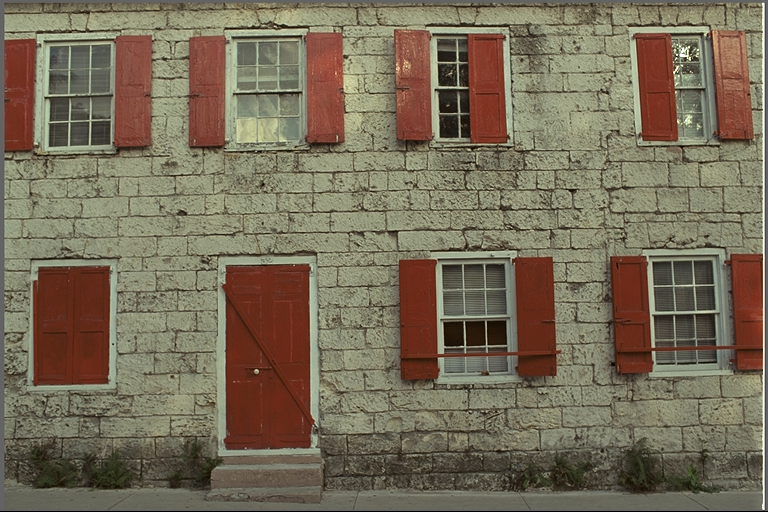
#> input picture experiments/real_photos/kodim01.png, 768 x 512 px, found by its file name
$ python probe_dct.py
#> lines starting #> are read from the running program, lines starting #| are printed output that depends on the picture
"""Reversible integer-DCT front-end probe vs HAPRE-C MOE champion.

Method (numpy + PIL only, CPU, no torch):
 1. RGB -> YCoCg-R reversible integer transform, assert round-trip.
 2. H.264-style 4x4 integer DCT: Cf*block*Cf^T, exact inverse asserted on random blocks.
 3. 16 subbands/channel (48 streams), EXACT order-0 Huffman cost via heapq.
 4. Total + 64B header -> bpp.
 5. Time numpy forward transform.
 6. Compare vs MOE 3.464 avg + per-image baselines.

New file only; does not modify existing files.
"""
import heapq
import time
from collections import Counter
from fractions import Fraction
from pathlib import Path

import numpy as np
from PIL import Image

Cf = np.array(
    [[1, 1, 1, 1],
     [2, 1, -1, -2],
     [1, -1, -1, 1],
     [1, -2, 2, -1]],
    dtype=np.int64,
)
# Row norms^2 of Cf (Cf @ Cf.T == diag(DSCALE))
DSCALE = np.array([4, 10, 4, 10], dtype=np.int64)
DINV = [Fraction(1, 4), Fraction(1, 10), Fraction(1, 4), Fraction(1, 10)]

IMAGES = [
    "/tmp/opencode/autocompress/experiments/real_photos/kodim01.png",
    "/tmp/opencode/autocompress/experiments/real_photos/kodim02.png",
    "/tmp/opencode/autocompress/experiments/real_photos/kodim05.png",
    "/tmp/opencode/autocompress/experiments/real_photos/kodim07.png",
    "/tmp/opencode/autocompress/experiments/real_photos/kodim13.png",
    "/tmp/opencode/autocompress/experiments/real_photos/kodim19.png",
    "/tmp/opencode/autocompress/experiments/real_photos/kodim23.png",
]
MOE_PER_IMAGE = {
    "kodim01.png": 3.56,
    "kodim02.png": 3.23,
    "kodim05.png": 3.84,
    "kodim07.png": 3.01,
    "kodim13.png": 4.17,
    "kodim19.png": 3.41,
    "kodim23.png": 3.03,
}
MOE_AVG = 3.464


def rgb_to_ycocgr(r, g, b):
    """Reversible YCoCg-R. Inputs int32 arrays/scalars. Uses floor div (== arithmetic >>1)."""
    co = r - b
    t = b + (co // 2)
    cg = g - t
    y = t + (cg // 2)
    return y, co, cg


def ycocgr_to_rgb(y, co, cg):
    t = y - (cg // 2)
    g = cg + t
    b = t - (co // 2)
    r = b + co
    return r, g, b


def dct_forward_block(X):
    return Cf @ X @ Cf.T


def dct_inverse_exact(Y):
    """Exact rational inverse: M = D^-1 Y D^-1, X = Cf^T M Cf. Returns int64 4x4."""
    M = np.empty((4, 4), dtype=object)
    for i in range(4):
        for j in range(4):
            M[i, j] = Fraction(int(Y[i, j])) * DINV[i] * DINV[j]
    CfT = Cf.T
    tmp = np.empty((4, 4), dtype=object)
    for i in range(4):
        for j in range(4):
            s = Fraction(0, 1)
            for k in range(4):
                s += Fraction(int(CfT[i, k])) * M[k, j]
            tmp[i, j] = s
    Xrec = np.empty((4, 4), dtype=int)
    for i in range(4):
        for j in range(4):
            s = Fraction(0, 1)
            for k in range(4):
                s += tmp[i, k] * Fraction(int(Cf[k, j]))
            assert s.denominator == 1, f"non-exact inverse at {(i, j)}: {s}"
            Xrec[i, j] = int(s)
    return Xrec


def assert_dct_invertible(n_trials=200):
#> called with n_trials = 200
    rng = np.random.default_rng(0)
    # Cover Y range (0..255), Co/Cg range (-255..255), and amplified values
    for t in range(n_trials):
        if t % 3 == 0:
            X = rng.integers(0, 256, size=(4, 4))
        elif t % 3 == 1:
            X = rng.integers(-255, 256, size=(4, 4))
        else:
            X = rng.integers(-255, 256, size=(4, 4))
        Y = dct_forward_block(X)
        Xr = dct_inverse_exact(Y)
        assert np.array_equal(Xr, X), f"DCT round-trip failed trial {t}\n{X}\n{Y}\n{Xr}"
    # Float fast-path sanity (rounding recovers exactly)
    Cfinv = np.linalg.inv(Cf.astype(float))
    for _ in range(20):
        X = rng.integers(-255, 256, size=(4, 4))
        Y = dct_forward_block(X)
        Xr2 = np.rint(Cfinv @ Y @ Cfinv.T).astype(int)
        assert np.array_equal(Xr2, X)
    print(f"[ok] DCT exact inverse verified on {n_trials} random blocks")


def assert_ycocgr_random():
    rng = np.random.default_rng(1)
    for _ in range(5000):
        R, G, B = (int(x) for x in rng.integers(0, 256, size=3))
        y, co, cg = rgb_to_ycocgr(R, G, B)
        R2, G2, B2 = ycocgr_to_rgb(y, co, cg)
        assert (R2, G2, B2) == (R, G, B), "YCoCg-R scalar round-trip failed"
    print("[ok] YCoCg-R scalar round-trip verified (5000 random RGB)")


def dct_forward_image(ch):
    """ch: HxW int32/64, H,W multiples of 4. Returns (h4,w4,4,4) int64 blocks."""
    H, W = ch.shape
    assert H % 4 == 0 and W % 4 == 0, f"need multiples of 4, got {H}x{W}"
    h4, w4 = H // 4, W // 4
    blocks = ch.reshape(h4, 4, w4, 4).transpose(0, 2, 1, 3)
    Yb = np.einsum("ka,ijab,lb->ijkl", Cf, blocks.astype(np.int64), Cf)
    return Yb


def huffman_bits_exact(values):
    """EXACT order-0 Huffman cost via heapq merging.

    Returns (data_bits, table_bits, alphabet_size).
    data_bits = sum(count*len) = sum of merged weights (0 if A==1).
    table_bits = 16 + A*24 per probe spec.
    """
    freq = Counter(values.tolist())
    A = len(freq)
    if A == 0:
        return 0, 16, 0
    if A == 1:
        return 0, 16 + 24, 1
    heap = list(freq.values())
    heapq.heapify(heap)
    data_bits = 0
    while len(heap) > 1:
        a = heapq.heappop(heap)
        b = heapq.heappop(heap)
        data_bits += a + b
        heapq.heappush(heap, a + b)
    table_bits = 16 + A * 24
    return data_bits, table_bits, A


def probe_one(path, n_timing_repeats=5):
#> called with n_timing_repeats = 5
    name = Path(path).name
    img = np.array(Image.open(path).convert("RGB"))
#> img is the input picture: shape (512, 768, 3); mean R, G, B 119.8, 108.7, 88.4
    H, W, _ = img.shape
#> H = 512; W = 768
    R = img[:, :, 0].astype(np.int32)
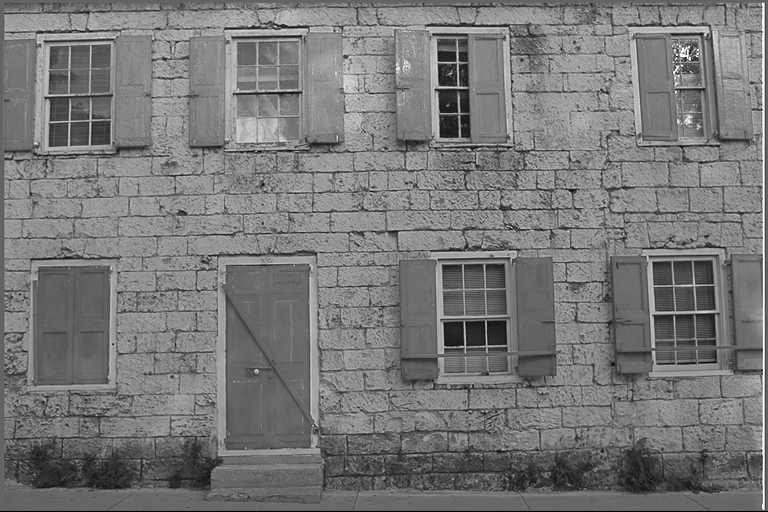
#> R: shape (512, 768) int32; min 0, max 255, mean 119.8
    G = img[:, :, 1].astype(np.int32)
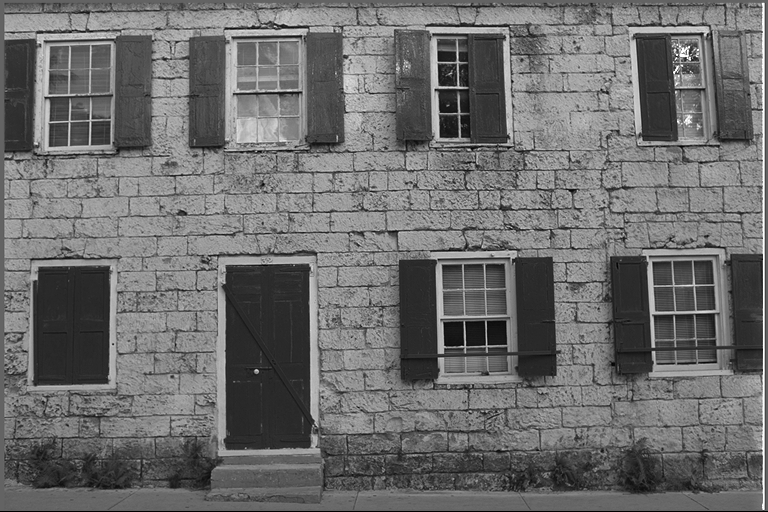
#> G: shape (512, 768) int32; min 0, max 255, mean 108.7
    B = img[:, :, 2].astype(np.int32)
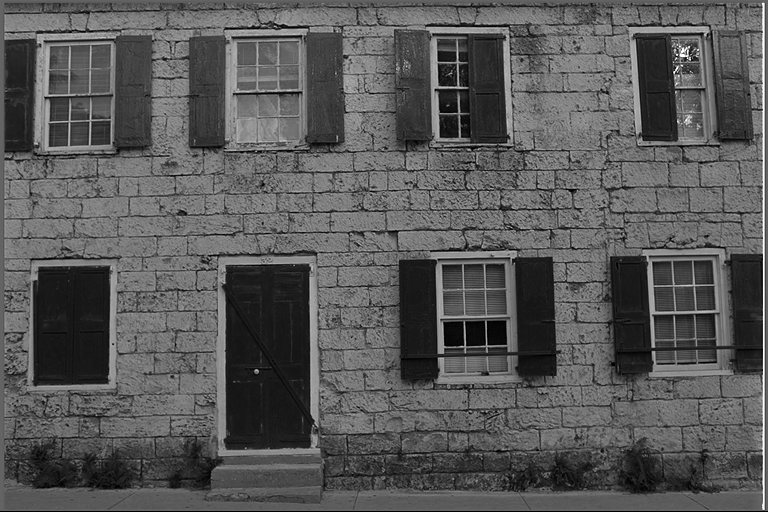
#> B: shape (512, 768) int32; min 0, max 255, mean 88.4

    Y, Co, Cg = rgb_to_ycocgr(R, G, B)
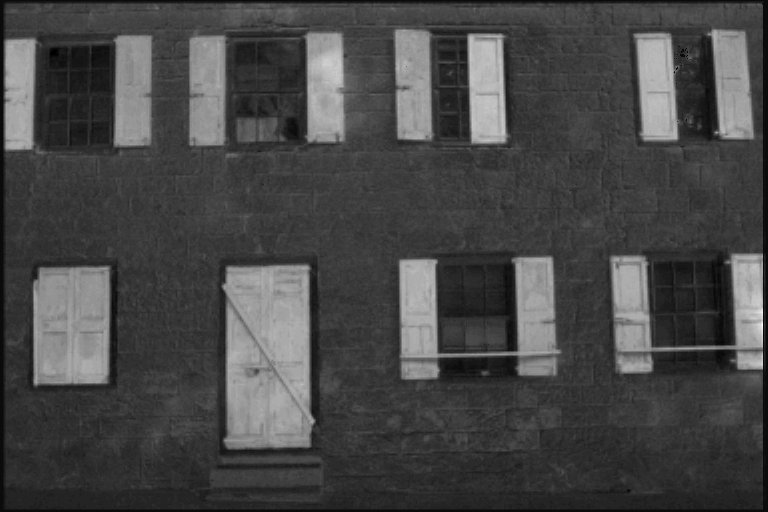
#> Co: shape (512, 768) int32; min -6, max 127, mean 31.4; drawn with min black and max white
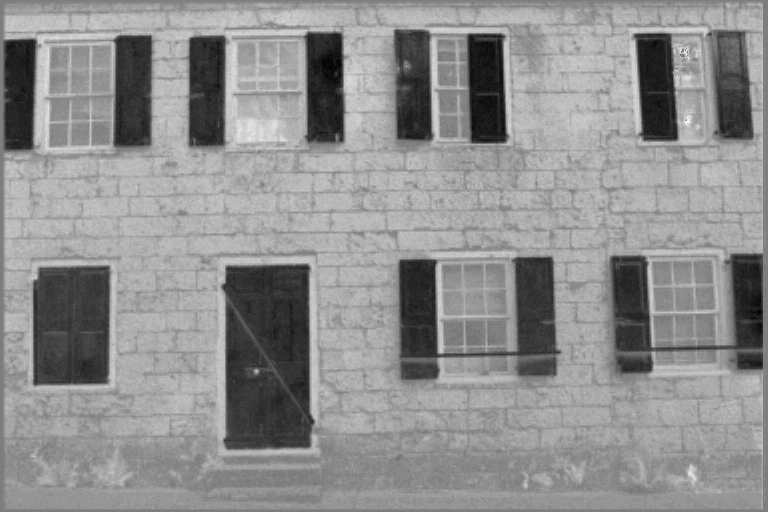
#> Cg: shape (512, 768) int32; min -35, max 36, mean 4.9; drawn with min black and max white
    # Verify invertibility in code on the real image
    R2, G2, B2 = ycocgr_to_rgb(Y, Co, Cg)
    assert np.array_equal(R2, R) and np.array_equal(G2, G) and np.array_equal(B2, B), \
        f"YCoCg-R image round-trip failed for {name}"

    # Time numpy forward transform (DCT of 3 channels)
    ms_list = []
    Yb = Cob = Cgb = None
    for _ in range(n_timing_repeats):
        t0 = time.perf_counter()
        Yb = dct_forward_image(Y)
        Cob = dct_forward_image(Co)
        Cgb = dct_forward_image(Cg)
        t1 = time.perf_counter()
        ms_list.append((t1 - t0) * 1000.0)
#> after the loop, ms_list = [36.05, 33.22, 32.28, 34.25, 31.86]
    fwd_ms = float(np.median(ms_list))
#> fwd_ms = 33.22

    total_data = 0
    total_table = 0
    for blk in (Yb, Cob, Cgb):
        for i in range(4):
            for j in range(4):
                d, tb, _ = huffman_bits_exact(blk[:, :, i, j].reshape(-1))
                total_data += d
                total_table += tb
#> this loop made 3 passes
#> after the loop, total_data = 7621335; total_table = 592872
    total_bits = total_data + total_table + 64 * 8  # 64B header
#> total_bits = 8214719
    total_bytes = (total_bits + 7) // 8
#> total_bytes = 1026840
    bpp = total_bytes * 8 / (H * W * 3)
#> bpp = 6.96
    return {
        "name": name, "H": H, "W": W,
        "data_bits": total_data, "table_bits": total_table,
        "total_bits": total_bits, "total_bytes": total_bytes,
        "bpp": bpp, "fwd_ms": fwd_ms,
    }


def main():
    assert_dct_invertible()
    assert_ycocgr_random()
    rows = []
    for p in IMAGES:
        r = probe_one(p)
#> r = 9 items
        r["moe"] = MOE_PER_IMAGE[r["name"]]
        r["delta"] = r["bpp"] - r["moe"]
        rows.append(r)
        print(f"{r['name']}: bpp={r['bpp']:.4f} moe={r['moe']:.2f} "
              f"delta={r['delta']:+.4f} fwd={r['fwd_ms']:.1f}ms "
              f"data={r['data_bits']} table={r['table_bits']}")
#| kodim01.png: bpp=6.9637 moe=3.56 delta=+3.4037 fwd=33.2ms data=7621335 table=592872
#> pass 2 of the loop in main, `for p in IMAGES:`:
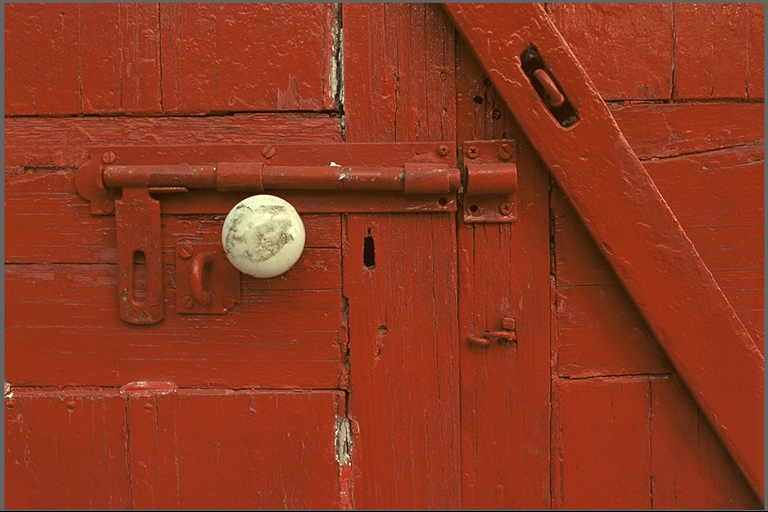
#> input picture experiments/real_photos/kodim02.png, 768 x 512 px, found by its file name
#> in probe_one, img is the input picture: shape (512, 768, 3); mean R, G, B 142.9, 56.4, 31.2
#> in probe_one (call 2), `Y, Co, Cg = rgb_to_ycocgr(R, G, B)`:
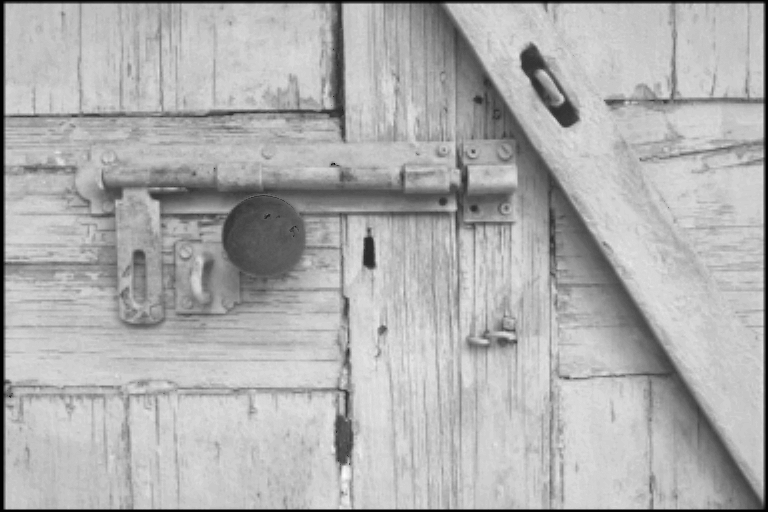
#> Co: shape (512, 768) int32; min -2, max 163, mean 111.6; drawn with min black and max white
#> in probe_one (call 2), `Y, Co, Cg = rgb_to_ycocgr(R, G, B)`:
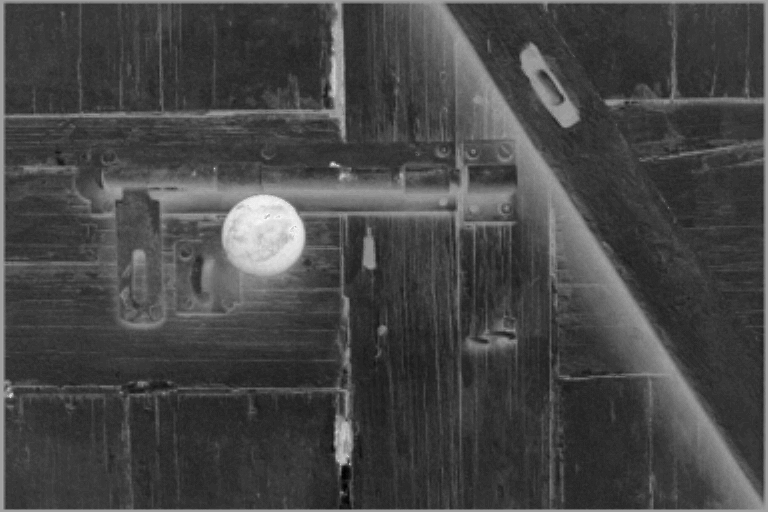
#> Cg: shape (512, 768) int32; min -55, max 33, mean -30.5; drawn with min black and max white
#> after the loop in probe_one (call 2), `for _ in range(n_timing_repeats):`: ms_list = [33.29, 34.41, 31.3, 32.55, 30.95]
#> fwd_ms = 32.55
#> the loop in probe_one (call 2), `for blk in (Yb, Cob, Cgb):` made 3 passes
#> after the loop in probe_one (call 2), `for blk in (Yb, Cob, Cgb):`: total_data = 7279236; total_table = 484728
#> total_bits = 7764476
#> total_bytes = 970560
#> bpp = 6.58
#| kodim02.png: bpp=6.5820 moe=3.23 delta=+3.3520 fwd=32.5ms data=7279236 table=484728
#> pass 3 of the loop in main, `for p in IMAGES:`:
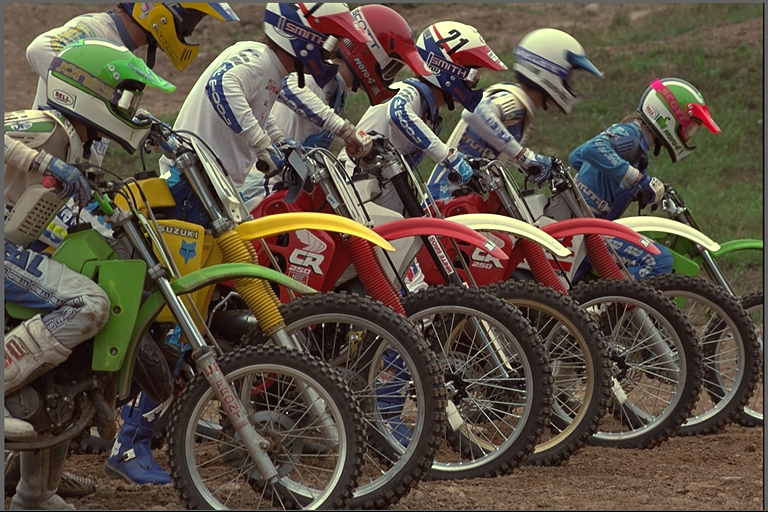
#> input picture experiments/real_photos/kodim05.png, 768 x 512 px, found by its file name
#> in probe_one, img is the input picture: shape (512, 768, 3); mean R, G, B 91.5, 81, 67.5
#> in probe_one (call 3), `Y, Co, Cg = rgb_to_ycocgr(R, G, B)`:
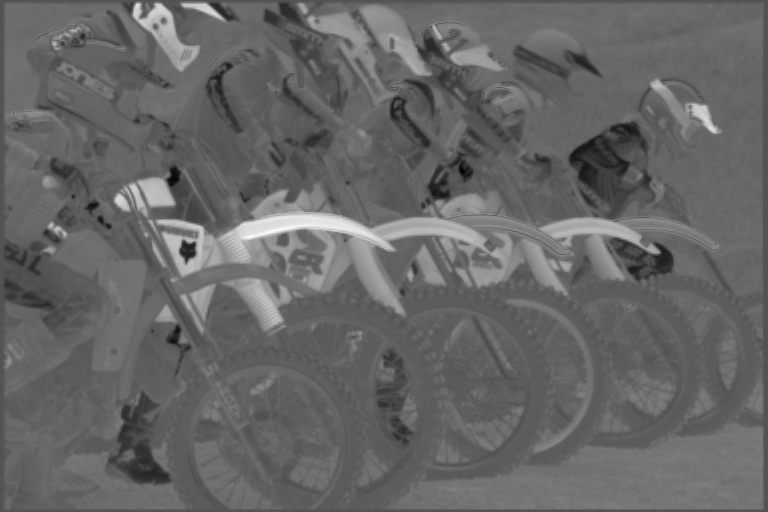
#> Co: shape (512, 768) int32; min -102, max 211, mean 24; drawn with min black and max white
#> in probe_one (call 3), `Y, Co, Cg = rgb_to_ycocgr(R, G, B)`:
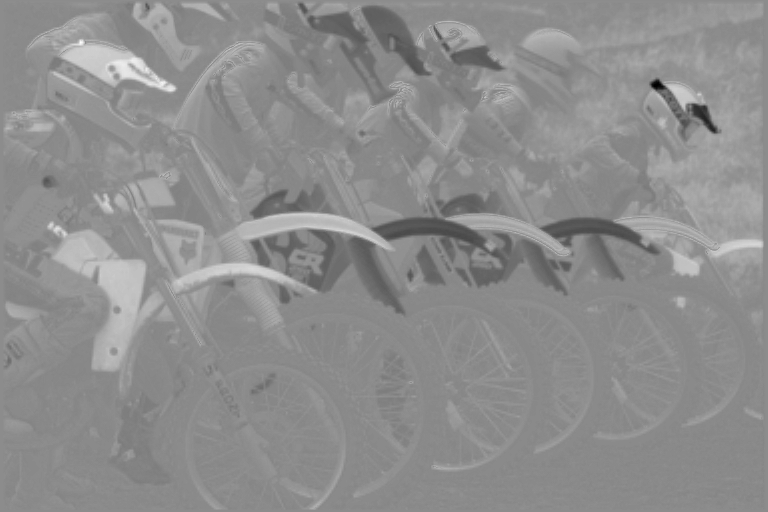
#> Cg: shape (512, 768) int32; min -152, max 124, mean 1.7; drawn with min black and max white
#> after the loop in probe_one (call 3), `for _ in range(n_timing_repeats):`: ms_list = [33.38, 30.83, 29.27, 28.61, 28.85]
#> fwd_ms = 29.27
#> the loop in probe_one (call 3), `for blk in (Yb, Cob, Cgb):` made 3 passes
#| kodim05.png: bpp=7.5470 moe=3.84 delta=+3.7070 fwd=29.3ms data=8076921 table=825312
#> the loop made 7 passes; the first 3 are shown
    avg = float(np.mean([r["bpp"] for r in rows]))
    moe_avg = MOE_AVG
    print(f"AVG dct={avg:.4f} moe={moe_avg:.3f} delta={avg - moe_avg:+.4f}")
    avg_ms = float(np.mean([r["fwd_ms"] for r in rows]))
    print(f"AVG fwd time {avg_ms:.1f} ms/image (numpy einsum, 3ch, 512x768)")

    # Write RESULTS.md (same dir as this script per task path)
    out = Path("/tmp/opencode/autocompress/experiments/probe_dct_RESULTS.md")
    lines = []
    lines.append("# probe_dct RESULTS — reversible integer-DCT front-end vs HAPRE-C MOE\n")
    lines.append("Method: RGB->YCoCg-R (floor-shift, round-trip asserted) + H.264 4x4 "
                 "integer DCT `Cf*block*Cf^T` (exact rational inverse asserted on 200 random "
                 "blocks before measuring) + EXACT order-0 Huffman per subband via heapq "
                 "(`sum(count*len) + 16 + A*24` table bits, 48 streams) + 64B header. "
                 "numpy+PIL only, CPU.\n")
    lines.append("| image | HxW | DCT bpp | MOE bpp | delta (DCT-MOE) | fwd ms | data bits | table bits |")
    lines.append("|---|---|---|---|---|---|---|---|")
    for r in rows:
        lines.append(f"| {r['name']} | {r['H']}x{r['W']} | {r['bpp']:.4f} | "
                     f"{r['moe']:.2f} | {r['delta']:+.4f} | {r['fwd_ms']:.1f} | "
                     f"{r['data_bits']} | {r['table_bits']} |")
    lines.append(f"\nAverage DCT bpp: **{avg:.4f}**. MOE champion avg: **{moe_avg:.3f}**. "
                 f"Delta (DCT-MOE): **{avg - moe_avg:+.4f} bpp** "
                 f"({'WORSE' if avg > moe_avg else 'BETTER'} than MOE).\n")
    lines.append(f"JXL-e9 reference: 3.03 avg (final boss, not beaten by either).\n")
    lines.append(f"Avg numpy forward-transform time: **{avg_ms:.1f} ms/image** "
                 "(median of 5 einsum runs, 3 channels, 512x768, int64).\n")
    lines.append("## Verdict\n")
    if avg > moe_avg:
        lines.append(f"No — transform direction as probed does NOT beat 3.464 bpp. "
                     f"It is {avg - moe_avg:.4f} bpp worse on average, and worse on "
                     f"{sum(1 for r in rows if r['bpp'] > r['moe'])}/7 images "
                     "(all 7 if that is the outcome — see table). "
                     "Causal prediction (MED/MoE) remains champion.\n")
    else:
        lines.append("Yes — transform direction beats MOE on average (see table).\n")
    lines.append("## Honest limitations\n")
    lines.append("- Order-0 Huffman per subband only: no run-length / run-mode, no context/adaptive coding, "
                 "no bit-plane or significance-map coding, no DC DPCM across blocks.")
    lines.append("- Unnormalized H.264 integer core inflates coefficients (row gains 4/10); "
                 "order-0 code pays ~log2(gain) extra bits/coeff vs an orthonormal DCT. No scaling compensation applied.")
    lines.append("- No quantization (lossless) so energy compaction does not reduce symbol counts; "
                 "DC subband keeps ~10-11 bits/symbol entropy.")
    lines.append("- Fixed 4x4, no adaptive block size, no directional modes, no chroma handling beyond YCoCg-R.")
    lines.append("- Table cost counted as 16+A*24 bits per stream (48 streams); real container overhead differs.")
    lines.append("- Single-symbol edge case costed as 0 data bits + table (never hit on these images).")
    lines.append("- Timing is numpy einsum forward only; excludes YCoCg-R, Huffman counting, and I/O.")
    out.write_text("\n".join(lines) + "\n")
    print(f"Wrote {out}")


if __name__ == "__main__":
#> (the run stopped early here; a loop or call above may not have finished)
